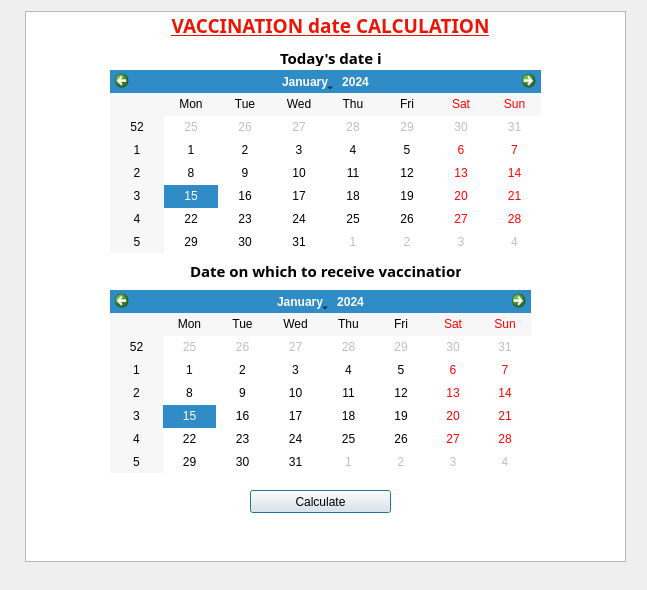
<?xml version="1.0" encoding="UTF-8"?>
<ui version="4.0">
 <class>Dialog</class>
 <widget class="QDialog" name="Dialog">
  <property name="geometry">
   <rect>
    <x>0</x>
    <y>0</y>
    <width>647</width>
    <height>590</height>
   </rect>
  </property>
  <property name="windowTitle">
   <string>Dialog</string>
  </property>
  <widget class="QCalendarWidget" name="calendarWidget_current">
   <property name="geometry">
    <rect>
     <x>110</x>
     <y>70</y>
     <width>431</width>
     <height>183</height>
    </rect>
   </property>
  </widget>
  <widget class="QCalendarWidget" name="calendarWidget_future">
   <property name="geometry">
    <rect>
     <x>110</x>
     <y>290</y>
     <width>421</width>
     <height>183</height>
    </rect>
   </property>
  </widget>
  <widget class="QLabel" name="label_CurrentCal">
   <property name="geometry">
    <rect>
     <x>280</x>
     <y>50</y>
     <width>101</width>
     <height>16</height>
    </rect>
   </property>
   <property name="font">
    <font>
     <family>Gill Sans MT</family>
     <pointsize>11</pointsize>
     <weight>75</weight>
     <bold>true</bold>
    </font>
   </property>
   <property name="text">
    <string>Today's date is:</string>
   </property>
  </widget>
  <widget class="QLabel" name="label_FutureCal">
   <property name="geometry">
    <rect>
     <x>190</x>
     <y>260</y>
     <width>271</width>
     <height>21</height>
    </rect>
   </property>
   <property name="font">
    <font>
     <family>Gill Sans MT</family>
     <pointsize>11</pointsize>
     <weight>75</weight>
     <bold>true</bold>
    </font>
   </property>
   <property name="text">
    <string>Date on which to receive vaccination :</string>
   </property>
  </widget>
  <widget class="QLabel" name="label_NumberOfDays">
   <property name="geometry">
    <rect>
     <x>70</x>
     <y>530</y>
     <width>511</width>
     <height>21</height>
    </rect>
   </property>
   <property name="font">
    <font>
     <family>Gill Sans MT</family>
     <pointsize>12</pointsize>
     <weight>75</weight>
     <bold>true</bold>
    </font>
   </property>
   <property name="text">
    <string/>
   </property>
  </widget>
  <widget class="QPushButton" name="pushButtonCalculate">
   <property name="geometry">
    <rect>
     <x>250</x>
     <y>490</y>
     <width>141</width>
     <height>23</height>
    </rect>
   </property>
   <property name="text">
    <string>Calculate</string>
   </property>
  </widget>
  <widget class="QLabel" name="label_VaccineCalc">
   <property name="geometry">
    <rect>
     <x>90</x>
     <y>10</y>
     <width>481</width>
     <height>31</height>
    </rect>
   </property>
   <property name="font">
    <font>
     <family>Engravers MT</family>
     <pointsize>12</pointsize>
     <weight>75</weight>
     <bold>true</bold>
     <underline>true</underline>
    </font>
   </property>
   <property name="text">
    <string>&lt;html&gt;&lt;head/&gt;&lt;body&gt;&lt;p align=&quot;center&quot;&gt;&lt;span style=&quot; font-size:14pt; font-weight:600; color:#eb1506;&quot;&gt;VACCINATION date CALCULATION&lt;/span&gt;&lt;/p&gt;&lt;/body&gt;&lt;/html&gt;</string>
   </property>
   <property name="textFormat">
    <enum>Qt::RichText</enum>
   </property>
  </widget>
  <widget class="QGraphicsView" name="graphicsView">
   <property name="geometry">
    <rect>
     <x>25</x>
     <y>11</y>
     <width>601</width>
     <height>551</height>
    </rect>
   </property>
  </widget>
  <zorder>graphicsView</zorder>
  <zorder>calendarWidget_current</zorder>
  <zorder>calendarWidget_future</zorder>
  <zorder>label_CurrentCal</zorder>
  <zorder>label_FutureCal</zorder>
  <zorder>label_NumberOfDays</zorder>
  <zorder>pushButtonCalculate</zorder>
  <zorder>label_VaccineCalc</zorder>
 </widget>
 <resources/>
 <connections/>
</ui>
